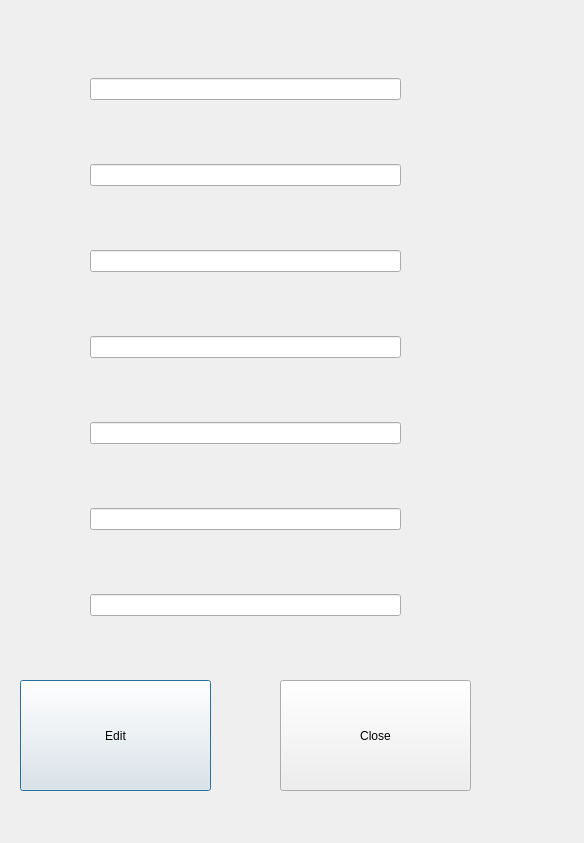
<?xml version="1.0" encoding="UTF-8"?>
<ui version="4.0">
 <class>View_Profile_Info</class>
 <widget class="QDialog" name="View_Profile_Info">
  <property name="geometry">
   <rect>
    <x>0</x>
    <y>0</y>
    <width>584</width>
    <height>843</height>
   </rect>
  </property>
  <property name="windowTitle">
   <string>View Profile Information</string>
  </property>
  <widget class="QPushButton" name="pushButton_edit">
   <property name="geometry">
    <rect>
     <x>20</x>
     <y>680</y>
     <width>191</width>
     <height>111</height>
    </rect>
   </property>
   <property name="text">
    <string>Edit</string>
   </property>
  </widget>
  <widget class="QPushButton" name="pushButton_closeProfile">
   <property name="geometry">
    <rect>
     <x>280</x>
     <y>680</y>
     <width>191</width>
     <height>111</height>
    </rect>
   </property>
   <property name="text">
    <string>Close</string>
   </property>
  </widget>
  <widget class="QWidget" name="">
   <property name="geometry">
    <rect>
     <x>90</x>
     <y>20</y>
     <width>311</width>
     <height>661</height>
    </rect>
   </property>
   <layout class="QVBoxLayout" name="verticalLayout">
    <item>
     <widget class="QLineEdit" name="lineEdit_profInfoFirstName"/>
    </item>
    <item>
     <widget class="QLineEdit" name="lineEdit_profInfoLastName"/>
    </item>
    <item>
     <widget class="QLineEdit" name="lineEdit_profInfoUserName"/>
    </item>
    <item>
     <widget class="QLineEdit" name="lineEdit_profInfoPassword"/>
    </item>
    <item>
     <widget class="QLineEdit" name="lineEdit_profInfoAge"/>
    </item>
    <item>
     <widget class="QLineEdit" name="lineEdit_profInfoCity"/>
    </item>
    <item>
     <widget class="QLineEdit" name="lineEdit_profInfoSex"/>
    </item>
   </layout>
  </widget>
 </widget>
 <resources/>
 <connections/>
</ui>
